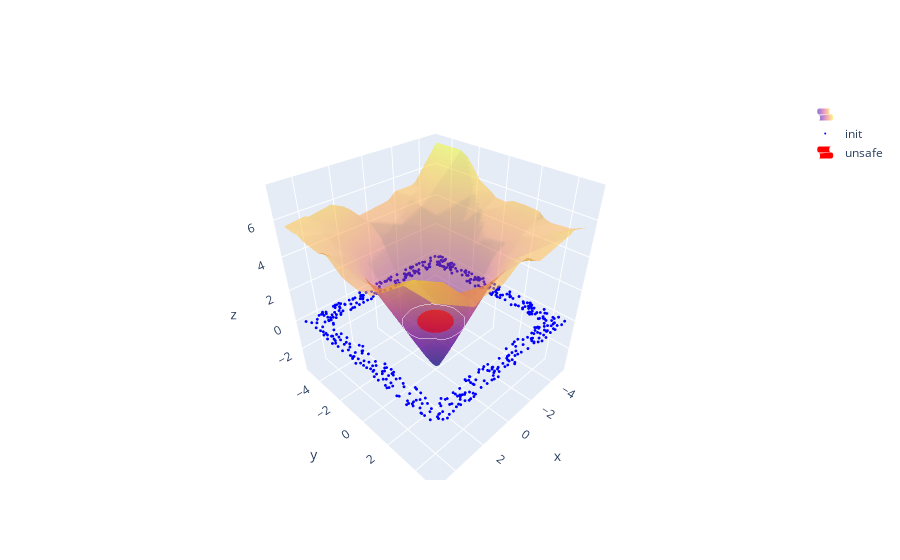
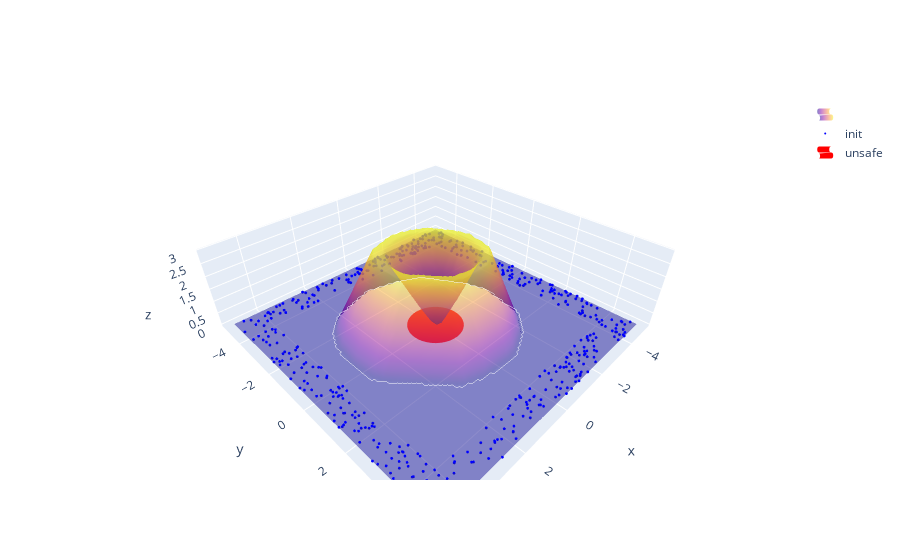

Here is the notebook cell these charts were saved with, in order:
### Markdown cell above
Let us spend some words on the loss weights.

For finding a candidate CBF, we minimize the following loss

$$
\mathcal{L} = \lambda_{init} \, \mathcal{L}_{init} + \lambda_{unsafe} \, \mathcal{L}_{unsafe} + \lambda_{lie} \, \mathcal{L}_{lie} + \lambda_{robust} \, \mathcal{L}_{robust} + \lambda_{reg-b} \, \mathcal{L}_{reg-b} + \lambda_{reg-s} \, \mathcal{L}_{reg-s}
$$

where:
- $\mathcal{L}_{init}$ penalizes counter-examples in the dataset of initial states; 
- $\mathcal{L}_{unsafe}$ penalizes counter-examples in the dataset of unsafe states; 
- $\mathcal{L}_{lie}$ penalizes counter-examples in the lie dataset;
- $\mathcal{L}_{robust}$ penalizes counter-examples in the robust dataset;
- $\mathcal{L}_{reg-b}$ penalizes states where the CBF is negative, to discourage overconservative CBF functions.
- $\mathcal{L}_{reg-s}$ penalizes states where the compensator is positive, to discourage overconservative compensator functions.

### Code cell
from fosco.plotting.functions import plot_torch_function

cegis = Cegis(
    system=system,
    domains=domains,
    config=config,
    data_gen=data_gen,
    verbose=verbosity
)

result = cegis.solve()


fig = plot_torch_function(
    function=result.barrier, 
    domains=system.domains
)
fig.show()

fig = plot_torch_function(
    function=result.compensator, 
    domains=system.domains
)
fig.show()

### Figure 1 — Plotly figure (JSON) as saved in the notebook; plotly's stock layout.template omitted (floating-point values rounded to 4 significant figures; data arrays with more than 128 entries replaced by an {"elided": "..."} marker saying what was removed)
{"data": [{"name": "", "opacity": 0.5, "x": [-5.0, -4.899, -4.798, -4.697, -4.596, -4.495, -4.394, -4.293, -4.192, -4.091, -3.99, -3.889, -3.788, -3.687, -3.586, -3.485, -3.384, -3.283, -3.182, -3.081, -2.98, -2.879, -2.778, -2.677, -2.576, -2.475, -2.374, -2.273, -2.172, -2.071, -1.97, -1.869, -1.768, -1.667, -1.566, -1.465, -1.364, -1.263, -1.162, -1.061, -0.9596, -0.8586, -0.7576, -0.6566, -0.5556, -0.4545, -0.3535, -0.2525, -0.1515, -0.05051, 0.05051, 0.1515, 0.2525, 0.3535, 0.4545, 0.5556, 0.6566, 0.7576, 0.8586, 0.9596, 1.061, 1.162, 1.263, 1.364, 1.465, 1.566, 1.667, 1.768, 1.869, 1.97, 2.071, 2.172, 2.273, 2.374, 2.475, 2.576, 2.677, 2.778, 2.879, 2.98, 3.081, 3.182, 3.283, 3.384, 3.485, 3.586, 3.687, 3.788, 3.889, 3.99, 4.091, 4.192, 4.293, 4.394, 4.495, 4.596, 4.697, 4.798, 4.899, 5.0], "y": [-5.0, -4.899, -4.798, -4.697, -4.596, -4.495, -4.394, -4.293, -4.192, -4.091, -3.99, -3.889, -3.788, -3.687, -3.586, -3.485, -3.384, -3.283, -3.182, -3.081, -2.98, -2.879, -2.778, -2.677, -2.576, -2.475, -2.374, -2.273, -2.172, -2.071, -1.97, -1.869, -1.768, -1.667, -1.566, -1.465, -1.364, -1.263, -1.162, -1.061, -0.9596, -0.8586, -0.7576, -0.6566, -0.5556, -0.4545, -0.3535, -0.2525, -0.1515, -0.05051, 0.05051, 0.1515, 0.2525, 0.3535, 0.4545, 0.5556, 0.6566, 0.7576, 0.8586, 0.9596, 1.061, 1.162, 1.263, 1.364, 1.465, 1.566, 1.667, 1.768, 1.869, 1.97, 2.071, 2.172, 2.273, 2.374, 2.475, 2.576, 2.677, 2.778, 2.879, 2.98, 3.081, 3.182, 3.283, 3.384, 3.485, 3.586, 3.687, 3.788, 3.889, 3.99, 4.091, 4.192, 4.293, 4.394, 4.495, 4.596, 4.697, 4.798, 4.899, 5.0], "z": {"elided": "100x100 float values"}, "type": "surface", "contours": {"z": {"project": {"z": false}, "color": "white", "end": 0.01, "highlightcolor": "limegreen", "show": true, "size": 0.01, "start": 0.0}}, "showlegend": true, "showscale": false}, {"marker": {"color": "blue", "size": 1}, "mode": "markers", "name": "init", "x": {"elided": "500 float values"}, "y": {"elided": "500 float values"}, "z": {"elided": "500 float values"}, "type": "scatter3d", "showlegend": true}, {"colorscale": [[0.0, "red"], [1.0, "red"]], "name": "unsafe", "showscale": false, "x": {"elided": "40x20 float values"}, "y": {"elided": "40x20 float values"}, "z": {"elided": "40x20 float values"}, "type": "surface", "showlegend": true}], "layout": {}}

### Figure 2 — Plotly figure (JSON) as saved in the notebook; plotly's stock layout.template omitted (floating-point values rounded to 4 significant figures; data arrays with more than 128 entries replaced by an {"elided": "..."} marker saying what was removed)
{"data": [{"name": "", "opacity": 0.5, "x": [-5.0, -4.899, -4.798, -4.697, -4.596, -4.495, -4.394, -4.293, -4.192, -4.091, -3.99, -3.889, -3.788, -3.687, -3.586, -3.485, -3.384, -3.283, -3.182, -3.081, -2.98, -2.879, -2.778, -2.677, -2.576, -2.475, -2.374, -2.273, -2.172, -2.071, -1.97, -1.869, -1.768, -1.667, -1.566, -1.465, -1.364, -1.263, -1.162, -1.061, -0.9596, -0.8586, -0.7576, -0.6566, -0.5556, -0.4545, -0.3535, -0.2525, -0.1515, -0.05051, 0.05051, 0.1515, 0.2525, 0.3535, 0.4545, 0.5556, 0.6566, 0.7576, 0.8586, 0.9596, 1.061, 1.162, 1.263, 1.364, 1.465, 1.566, 1.667, 1.768, 1.869, 1.97, 2.071, 2.172, 2.273, 2.374, 2.475, 2.576, 2.677, 2.778, 2.879, 2.98, 3.081, 3.182, 3.283, 3.384, 3.485, 3.586, 3.687, 3.788, 3.889, 3.99, 4.091, 4.192, 4.293, 4.394, 4.495, 4.596, 4.697, 4.798, 4.899, 5.0], "y": [-5.0, -4.899, -4.798, -4.697, -4.596, -4.495, -4.394, -4.293, -4.192, -4.091, -3.99, -3.889, -3.788, -3.687, -3.586, -3.485, -3.384, -3.283, -3.182, -3.081, -2.98, -2.879, -2.778, -2.677, -2.576, -2.475, -2.374, -2.273, -2.172, -2.071, -1.97, -1.869, -1.768, -1.667, -1.566, -1.465, -1.364, -1.263, -1.162, -1.061, -0.9596, -0.8586, -0.7576, -0.6566, -0.5556, -0.4545, -0.3535, -0.2525, -0.1515, -0.05051, 0.05051, 0.1515, 0.2525, 0.3535, 0.4545, 0.5556, 0.6566, 0.7576, 0.8586, 0.9596, 1.061, 1.162, 1.263, 1.364, 1.465, 1.566, 1.667, 1.768, 1.869, 1.97, 2.071, 2.172, 2.273, 2.374, 2.475, 2.576, 2.677, 2.778, 2.879, 2.98, 3.081, 3.182, 3.283, 3.384, 3.485, 3.586, 3.687, 3.788, 3.889, 3.99, 4.091, 4.192, 4.293, 4.394, 4.495, 4.596, 4.697, 4.798, 4.899, 5.0], "z": {"elided": "100x100 float values"}, "type": "surface", "contours": {"z": {"project": {"z": false}, "color": "white", "end": 0.01, "highlightcolor": "limegreen", "show": true, "size": 0.01, "start": 0.0}}, "showlegend": true, "showscale": false}, {"marker": {"color": "blue", "size": 1}, "mode": "markers", "name": "init", "x": {"elided": "500 float values"}, "y": {"elided": "500 float values"}, "z": {"elided": "500 float values"}, "type": "scatter3d", "showlegend": true}, {"colorscale": [[0.0, "red"], [1.0, "red"]], "name": "unsafe", "showscale": false, "x": {"elided": "40x20 float values"}, "y": {"elided": "40x20 float values"}, "z": {"elided": "40x20 float values"}, "type": "surface", "showlegend": true}], "layout": {}}
